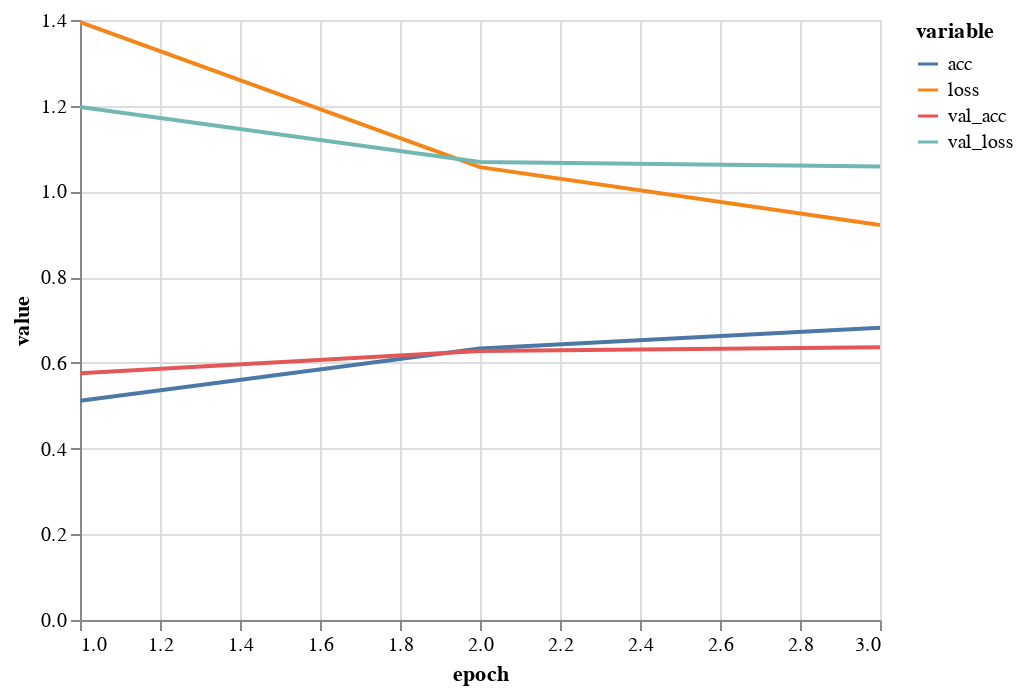

Write notebook code for a chart like this one.
### Code cell
# Display the loss chart
import altair as alt

# Operate on a copy to not modify loss_df
df = return_value["df"].copy()
data = df.reset_index().melt(
    id_vars=['epoch'], 
    value_vars=['loss', 'acc', 'val_loss', 'val_acc'])

bind = alt.selection_interval(bind='scales')

alt.Chart(data).mark_line().encode(
    x='epoch',
    y='value',
    color='variable'
).add_selection(
    bind
)

### Figure 1 — Vega-Lite specification as saved in the notebook (floating-point values rounded to 4 significant figures)
{"config": {"view": {"continuousWidth": 400, "continuousHeight": 300}}, "data": {"name": "data-93fbcf3c8e3d6857aa6cf292c9a9179d"}, "mark": "line", "encoding": {"color": {"type": "nominal", "field": "variable"}, "x": {"type": "quantitative", "field": "epoch"}, "y": {"type": "quantitative", "field": "value"}}, "selection": {"selector001": {"type": "interval", "bind": "scales"}}, "$schema": "https://vega.github.io/schema/vega-lite/v4.8.1.json", "datasets": {"data-93fbcf3c8e3d6857aa6cf292c9a9179d": [{"epoch": 1, "variable": "loss", "value": 1.395}, {"epoch": 2, "variable": "loss", "value": 1.057}, {"epoch": 3, "variable": "loss", "value": 0.9219}, {"epoch": 1, "variable": "acc", "value": 0.5114}, {"epoch": 2, "variable": "acc", "value": 0.6334}, {"epoch": 3, "variable": "acc", "value": 0.6817}, {"epoch": 1, "variable": "val_loss", "value": 1.197}, {"epoch": 2, "variable": "val_loss", "value": 1.069}, {"epoch": 3, "variable": "val_loss", "value": 1.058}, {"epoch": 1, "variable": "val_acc", "value": 0.5756}, {"epoch": 2, "variable": "val_acc", "value": 0.6274}, {"epoch": 3, "variable": "val_acc", "value": 0.6364}]}}
